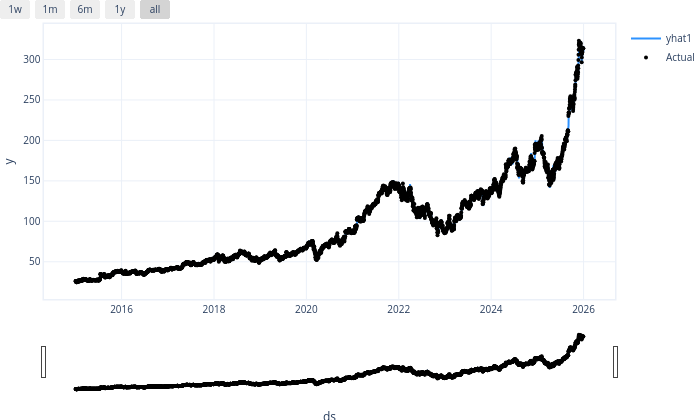

Source (notebook cell):
### Code cell
plot1 = model.plot(forecast)
plot1

### Figure 1 — Plotly figure (JSON) as saved in the notebook; plotly's stock layout.template omitted (floating-point values rounded to 4 significant figures; data arrays with more than 128 entries replaced by an {"elided": "..."} marker saying what was removed)
{"data": [{"fill": "none", "line": {"color": "rgba(45, 146, 255, 1.0)", "width": 2}, "mode": "lines", "name": "yhat1", "type": "scatter", "x": {"elided": "4017 str values"}, "y": {"elided": "4017 float values"}}, {"marker": {"color": "black", "size": 4}, "mode": "markers", "name": "Actual", "type": "scatter", "x": {"elided": "4017 str values"}, "y": {"elided": "4017 float values"}}], "layout": {"autosize": true, "font": {"size": 10}, "height": 420, "hovermode": "x unified", "margin": {"b": 0, "l": 0, "pad": 0, "r": 10, "t": 10}, "showlegend": true, "title": {"font": {"size": 12}}, "width": 700, "xaxis": {"linewidth": 1.5, "mirror": true, "rangeselector": {"buttons": [{"count": 7, "label": "1w", "step": "day", "stepmode": "backward"}, {"count": 1, "label": "1m", "step": "month", "stepmode": "backward"}, {"count": 6, "label": "6m", "step": "month", "stepmode": "backward"}, {"count": 1, "label": "1y", "step": "year", "stepmode": "backward"}, {"step": "all"}]}, "rangeslider": {"visible": true}, "showline": true, "title": {"text": "ds"}, "type": "date"}, "yaxis": {"linewidth": 1.5, "mirror": true, "showline": true, "title": {"text": "y"}}}}
